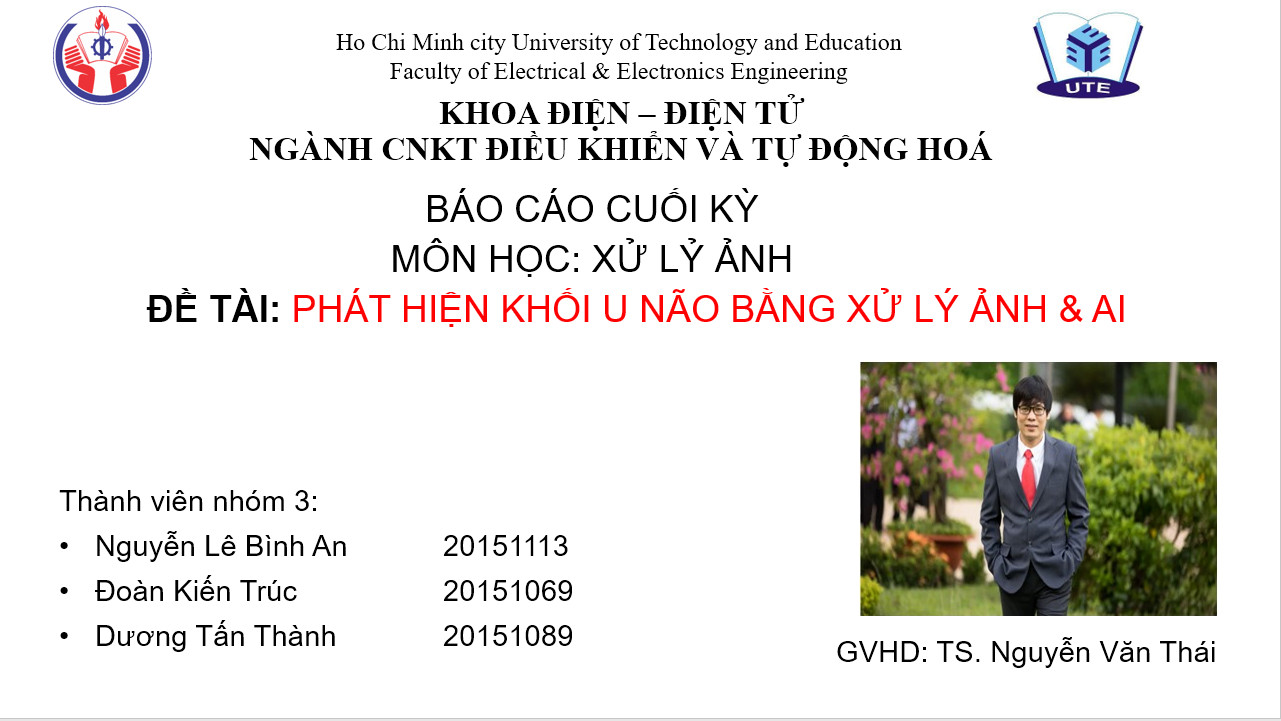
#> input picture Brain-Tumor-Detection-master/BIA.jpg, 1281 x 721 px, given in place of the camera
$ python Testcolor.py
#> lines starting #> are read from the running program, lines starting #| are printed output that depends on the picture; after the words box and inside, x2 and y2 are one past the last pixel; in counts of white or black regions, pixels touching at a corner belong together
import cv2
import numpy as np

video = cv2.VideoCapture(0)
framewidth = 640
frameheight = 480
video.set(3,framewidth)
video.set(4,frameheight)

def empty(a):
    pass

def stackImages(scale,imgArray):
    rows = len(imgArray)
    cols = len(imgArray[0])
    rowsAvailable = isinstance(imgArray[0], list)
    width = imgArray[0][0].shape[1]
    height = imgArray[0][0].shape[0]
    if rowsAvailable:
        for x in range ( 0, rows):
            for y in range(0, cols):
                if imgArray[x][y].shape[:2] == imgArray[0][0].shape [:2]:
                    imgArray[x][y] = cv2.resize(imgArray[x][y], (0, 0), None, scale, scale)
                else:
                    imgArray[x][y] = cv2.resize(imgArray[x][y], (imgArray[0][0].shape[1], imgArray[0][0].shape[0]), None, scale, scale)
                if len(imgArray[x][y].shape) == 2: imgArray[x][y]= cv2.cvtColor( imgArray[x][y], cv2.COLOR_GRAY2BGR)
        imageBlank = np.zeros((height, width, 3), np.uint8)
        hor = [imageBlank]*rows
        hor_con = [imageBlank]*rows
        for x in range(0, rows):
            hor[x] = np.hstack(imgArray[x])
        ver = np.vstack(hor)
    else:
        for x in range(0, rows):
            if imgArray[x].shape[:2] == imgArray[0].shape[:2]:
                imgArray[x] = cv2.resize(imgArray[x], (0, 0), None, scale, scale)
            else:
                imgArray[x] = cv2.resize(imgArray[x], (imgArray[0].shape[1], imgArray[0].shape[0]), None,scale, scale)
            if len(imgArray[x].shape) == 2: imgArray[x] = cv2.cvtColor(imgArray[x], cv2.COLOR_GRAY2BGR)
        hor= np.hstack(imgArray)
        ver = hor
    return ver


cv2.namedWindow("TrackBars")
cv2.resizeWindow("TrackBars",640,240)
cv2.createTrackbar("Hue Min","TrackBars",0,179,empty)
cv2.createTrackbar("Hue Max","TrackBars",19,179,empty)
cv2.createTrackbar("Sat Min","TrackBars",110,255,empty)
cv2.createTrackbar("Sat Max","TrackBars",240,255,empty)
cv2.createTrackbar("Val Min","TrackBars",153,255,empty)
cv2.createTrackbar("Val Max","TrackBars",255,255,empty)

cv2.createTrackbar("Red Min","TrackBars",0,255,empty)
cv2.createTrackbar("Red Max","TrackBars",15,255,empty)

cv2.createTrackbar("Green Min","TrackBars",0,255,empty)
cv2.createTrackbar("Green Max","TrackBars",150,255,empty)

cv2.createTrackbar("Blue Min","TrackBars",0,255,empty)
cv2.createTrackbar("Blue Max","TrackBars",15,255,empty)

while True:
    ret,img = video.read()
#> img is the input picture: shape (721, 1281, 3); mean B, G, R 224.4, 227.6, 229.5
    imgHSV = cv2.cvtColor(img,cv2.COLOR_BGR2HSV)
#> imgHSV: shape (721, 1281, 3); mean H, S, V 8.8, 16, 231
    h_min = cv2.getTrackbarPos("Hue Min","TrackBars")
    h_max = cv2.getTrackbarPos("Hue Max", "TrackBars")
    s_min = cv2.getTrackbarPos("Sat Min", "TrackBars")
    s_max = cv2.getTrackbarPos("Sat Max", "TrackBars")
    v_min = cv2.getTrackbarPos("Val Min", "TrackBars")
    v_max = cv2.getTrackbarPos("Val Max", "TrackBars")

    red_min = cv2.getTrackbarPos("Red Min","TrackBars")
    red_max = cv2.getTrackbarPos("Red Max","TrackBars")

    green_min = cv2.getTrackbarPos("Green Min","TrackBars")
    green_max = cv2.getTrackbarPos("Green Max","TrackBars")

    blue_min = cv2.getTrackbarPos("Blue Min","TrackBars")
    blue_max = cv2.getTrackbarPos("Blue Max","TrackBars")
    print(h_min,h_max,s_min,s_max,v_min,v_max)
    lower = np.array([h_min,s_min,v_min])
    upper = np.array([h_max,s_max,v_max])

    lower1 = np.array([red_min,green_min,blue_min])
    upper1 = np.array([red_max,green_max,blue_max])

    mask = cv2.inRange(imgHSV,lower1,upper1)
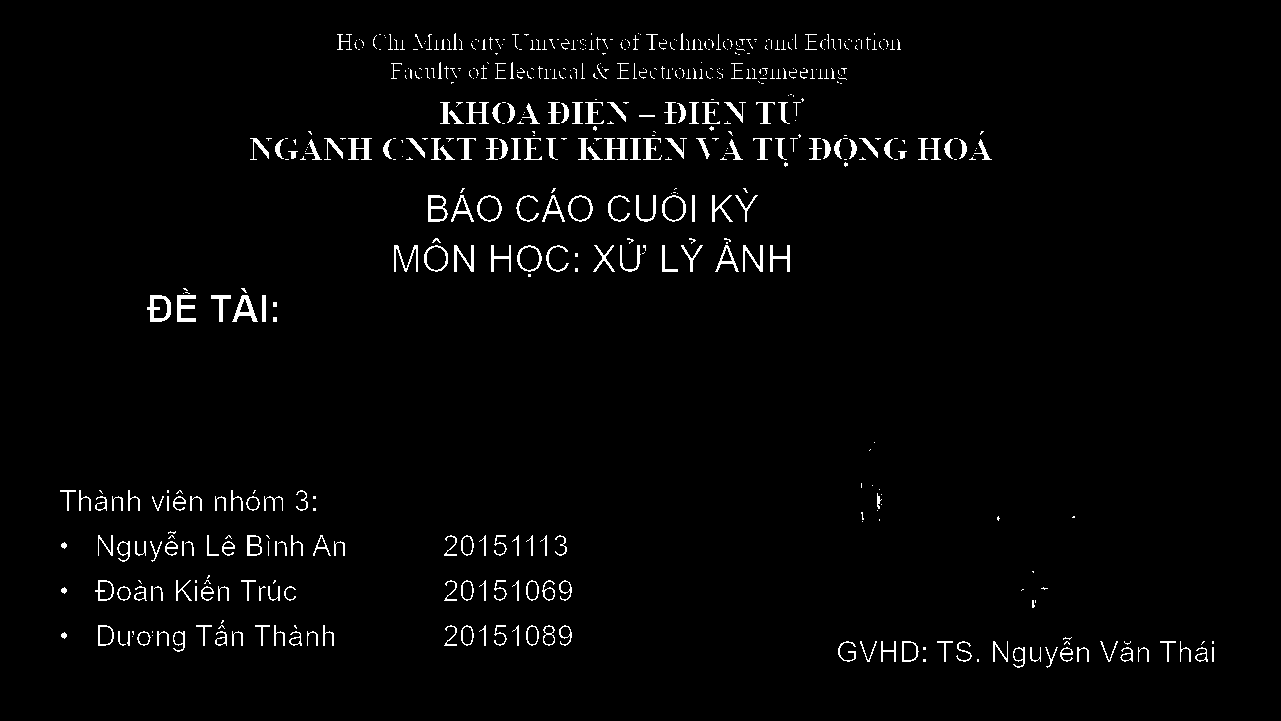
#> mask: shape (721, 1281); 2.3% white; 565 white regions (340 under 20 px), largest, box (x1, y1, x2, y2) and area: (147, 295, 171, 322) 312, (177, 295, 196, 322) 284, (232, 295, 258, 322) 277
    imgResult = cv2.bitwise_and(img,img,mask=mask)


    # [4 lines of commented-out code are left out]

    imgStack = stackImages(0.8,([img,imgHSV],[mask,imgResult]))
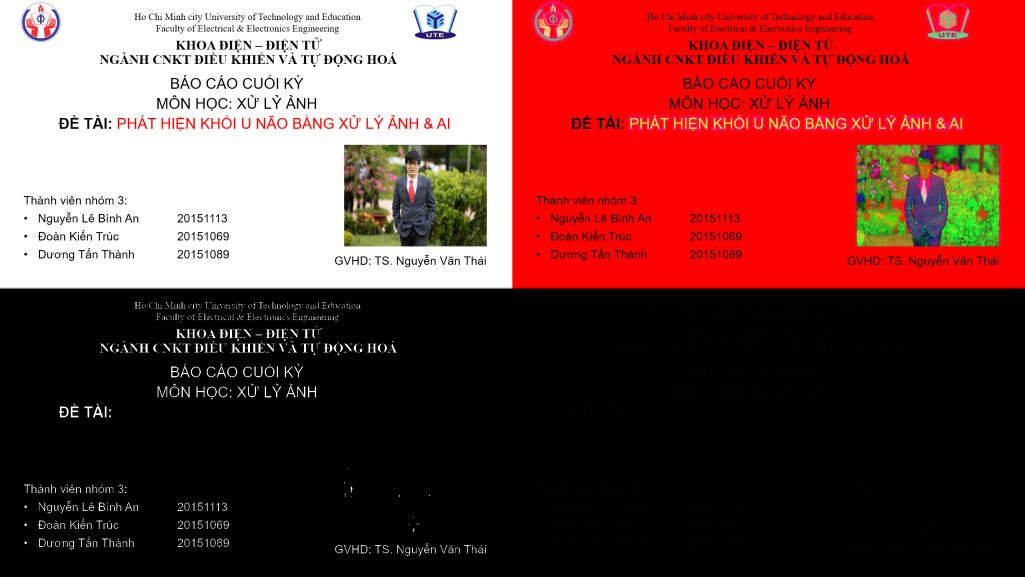
#> imgStack: shape (1154, 2050, 3) (shown at 1/2 size); mean B, G, R 59.8, 62.4, 116.6
    cv2.imshow("Stacked Images", imgStack)

    if cv2.waitKey(1) & 0xFF == ord('q'):
#> (key q is pressed here)
        break
video.release
cv2.destroyAllWindows()
